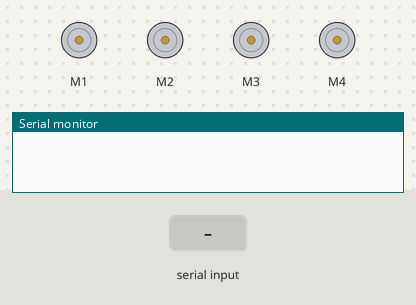
Simulated run of this sketch. Board: Arduino Uno, built with avr-gcc and run on an emulated ATmega328P. Parts: 4 × DC motor (green arrow = forward, orange = backward, longer = faster), the last lines printed to the serial monitor. The test bench sets the inputs (shaded band).

Above: at 1.2 s.
1.3 s: "F" received over Serial
At 2.5 s:
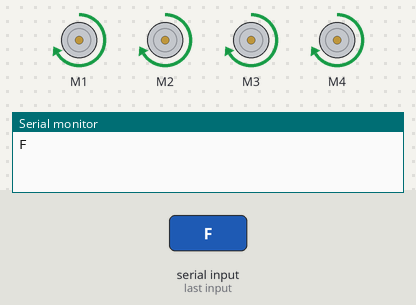
2.8 s: "B" received over Serial
At 3.8 s:
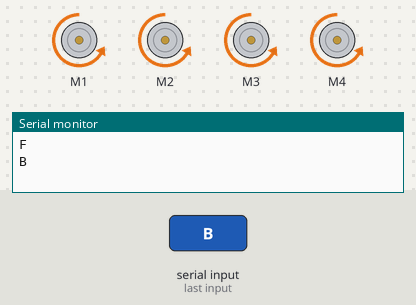
4.3 s: "R" received over Serial
At 4.9 s:
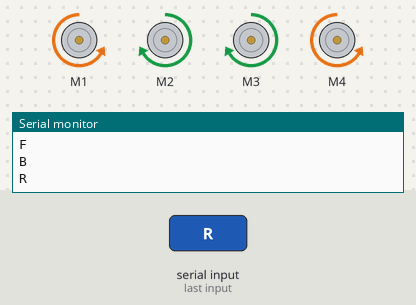
5.8 s: "L" received over Serial
At 6.1 s:
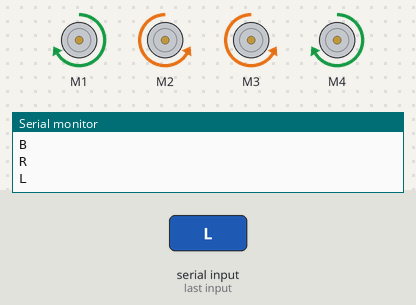
7.3 s: "I" received over Serial
At 8.4 s:
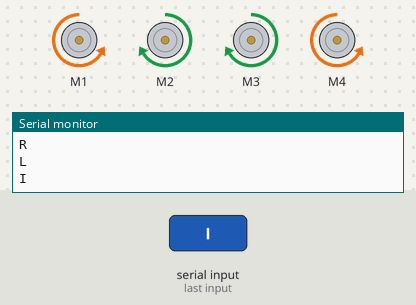
10.3 s: "J" received over Serial
At 11.4 s:
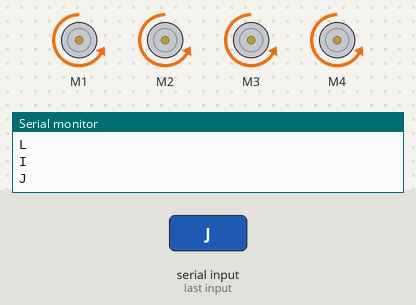
Timing chart, 0 to 60.8 s (numbered marks = the images above; inputs shaded):
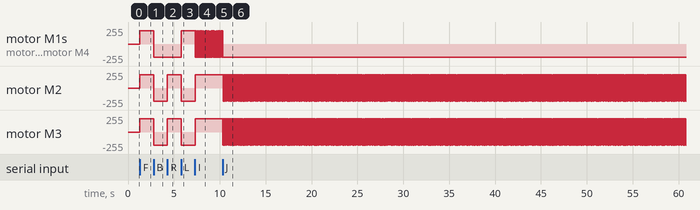

Measured:
- after the input at 1.3 s, motor M1–4: stopped → forward 200/255 at once
- after the input at 2.8 s, motor M1–4: forward 200/255 → backward 200/255 at once
- after the input at 4.3 s, motor M2, motor M3: backward 200/255 → forward 200/255 at once
- after the input at 5.8 s, motor M1, motor M4: backward 200/255 → forward 200/255 at once; motor M2, motor M3: forward 200/255 → backward 200/255 at once
- after the input at 7.3 s, motor M1, motor M4: alternates forward 200/255 for 0.02 s and backward 200/255 for 0.02 s, starting at once; motor M2, motor M3: backward 200/255 → forward 200/255 at once
- after the input at 10.3 s, motor M1, motor M4: goes on until 10.3 s, then stays backward 200/255; motor M2: alternates forward 200/255 for 0.02 s and backward 200/255 for 0.02 s, starting after 0.09 s; motor M3: alternates forward 200/255 for 0.02 s and backward 200/255 for 0.02 s, starting at once

The sketch:

bluetooth_rc_phone_remote_control.ino
```cpp
#include <AFMotor.h>
AF_DCMotor motor1(1);
AF_DCMotor motor2(2);
AF_DCMotor motor3(3);
AF_DCMotor motor4(4);
 void pause();
 void straight();
 void reverse();
 void lleft();
 void rright();
 void blutooth();
char alpha;
void setup()
{
 motor1.setSpeed(200);
  motor1.run(RELEASE);
   motor2.setSpeed(200);
  motor2.run(RELEASE);
   motor3.setSpeed(200);
  motor3.run(RELEASE);
   motor4.setSpeed(200);
  motor4.run(RELEASE);
Serial.begin(9600);
}

void loop()
{
bluetooth();
if (alpha=='F')
{
  straight();
}
else if (alpha=='B')
{
  reverse();
}
else if (alpha=='R')
{
  rright();
}
else if (alpha=='L')
{
  lleft();
}
else if (alpha=='S')
{
  pause();
}
else if (alpha=='I')
{
 straight();
 rright();
}
else if (alpha=='G')
{
 straight();
 lleft();
}
else if (alpha=='J')
{
 reverse();
 rright();
}
else if (alpha=='H')
{
 reverse();
 lleft();
}
}
void bluetooth()
{
if (Serial.available()>0)
   {
    alpha = Serial.read();
    Serial.println(alpha);
   }

}
```

move.ino
```cpp
void straight()
{
   motor1.run(FORWARD);
 motor2.run(FORWARD);
 motor3.run(FORWARD);
 motor4.run(FORWARD);
}
void pause()
{
 motor1.run(RELEASE);
 motor2.run(RELEASE);
 motor3.run(RELEASE);
 motor4.run(RELEASE);

}
void reverse()
{
   motor1.run(BACKWARD);
 motor2.run(BACKWARD);
 motor3.run(BACKWARD);
 motor4.run(BACKWARD);
}
void lleft()
{
   motor1.run(FORWARD);
 motor2.run(BACKWARD);
 motor3.run(BACKWARD);
 motor4.run(FORWARD);
}
void rright()
{
   motor1.run(BACKWARD);
 motor2.run(FORWARD);
 motor3.run(FORWARD);
 motor4.run(BACKWARD);
}
```
